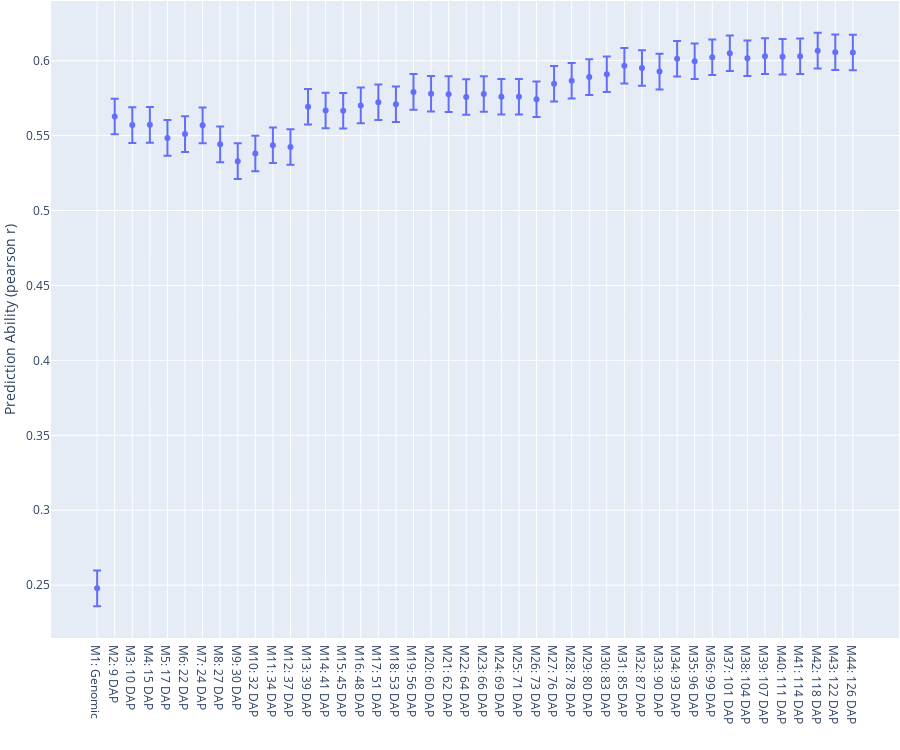

The notebook cell saved with this chart:
### Code cell
#FIGURE 6
fig = px.scatter(sim_CIs, x="Label", y="Mean", error_y="Halfwidth")
fig.update_layout(yaxis_title="Prediction Ability (pearson r)", xaxis_title="")
fig.update_layout(margin=dict(l=1, r=1, t=1, b=1))

#fig2 = px.line(sim_CIs, x="Label", y="Mean")
#fig2.update_traces(line_color='black')#, line_width=5)
#fig.add_traces(list(fig2.select_traces()))


width = 900
height = 750
fig.update_layout(autosize=False, width=width,height=height)
fig.write_html("../Figures/Fig6.html")
fig.write_image("../Figures/Fig6.svg")

fig.show()
#tukey_res.plot_simultaneous()

### Figure 1 — Plotly figure (JSON) as saved in the notebook; plotly's stock layout.template omitted (floating-point values rounded to 4 significant figures)
{"data": [{"error_y": {"array": [0.01187, 0.01187, 0.01187, 0.01187, 0.01187, 0.01187, 0.01187, 0.01187, 0.01187, 0.01187, 0.01187, 0.01187, 0.01187, 0.01187, 0.01187, 0.01187, 0.01187, 0.01187, 0.01187, 0.01187, 0.01187, 0.01187, 0.01187, 0.01187, 0.01187, 0.01187, 0.01187, 0.01187, 0.01187, 0.01187, 0.01187, 0.01187, 0.01187, 0.01187, 0.01187, 0.01187, 0.01187, 0.01187, 0.01187, 0.01187, 0.01187, 0.01187, 0.01187, 0.01187]}, "hovertemplate": "Label=%{x}<br>Mean=%{y}<extra></extra>", "legendgroup": "", "marker": {"color": "#636efa", "symbol": "circle"}, "mode": "markers", "name": "", "orientation": "v", "showlegend": false, "type": "scatter", "x": ["M1: Genomic", "M2: 9 DAP", "M3: 10 DAP", "M4: 15 DAP", "M5: 17 DAP", "M6: 22 DAP", "M7: 24 DAP", "M8: 27 DAP", "M9: 30 DAP", "M10: 32 DAP", "M11: 34 DAP", "M12: 37 DAP", "M13: 39 DAP", "M14: 41 DAP", "M15: 45 DAP", "M16: 48 DAP", "M17: 51 DAP", "M18: 53 DAP", "M19: 56 DAP", "M20: 60 DAP", "M21: 62 DAP", "M22: 64 DAP", "M23: 66 DAP", "M24: 69 DAP", "M25: 71 DAP", "M26: 73 DAP", "M27: 76 DAP", "M28: 78 DAP", "M29: 80 DAP", "M30: 83 DAP", "M31: 85 DAP", "M32: 87 DAP", "M33: 90 DAP", "M34: 93 DAP", "M35: 96 DAP", "M36: 99 DAP", "M37: 101 DAP", "M38: 104 DAP", "M39: 107 DAP", "M40: 111 DAP", "M41: 114 DAP", "M42: 118 DAP", "M43: 122 DAP", "M44: 126 DAP"], "xaxis": "x", "y": [0.2479, 0.5628, 0.557, 0.5572, 0.5485, 0.551, 0.5568, 0.5442, 0.5329, 0.5381, 0.5435, 0.5424, 0.5692, 0.5667, 0.5665, 0.5702, 0.5722, 0.5709, 0.5792, 0.5779, 0.5777, 0.5758, 0.5778, 0.5759, 0.5759, 0.5743, 0.5845, 0.5866, 0.589, 0.591, 0.5966, 0.5951, 0.5927, 0.6012, 0.5997, 0.6023, 0.6049, 0.6016, 0.603, 0.6026, 0.6029, 0.6067, 0.6057, 0.6055], "yaxis": "y"}], "layout": {"autosize": false, "height": 750, "legend": {"tracegroupgap": 0}, "margin": {"b": 1, "l": 1, "r": 1, "t": 1}, "width": 900, "xaxis": {"anchor": "y", "domain": [0, 1], "title": {"text": ""}}, "yaxis": {"anchor": "x", "domain": [0, 1], "title": {"text": "Prediction Ability (pearson r)"}}}}
